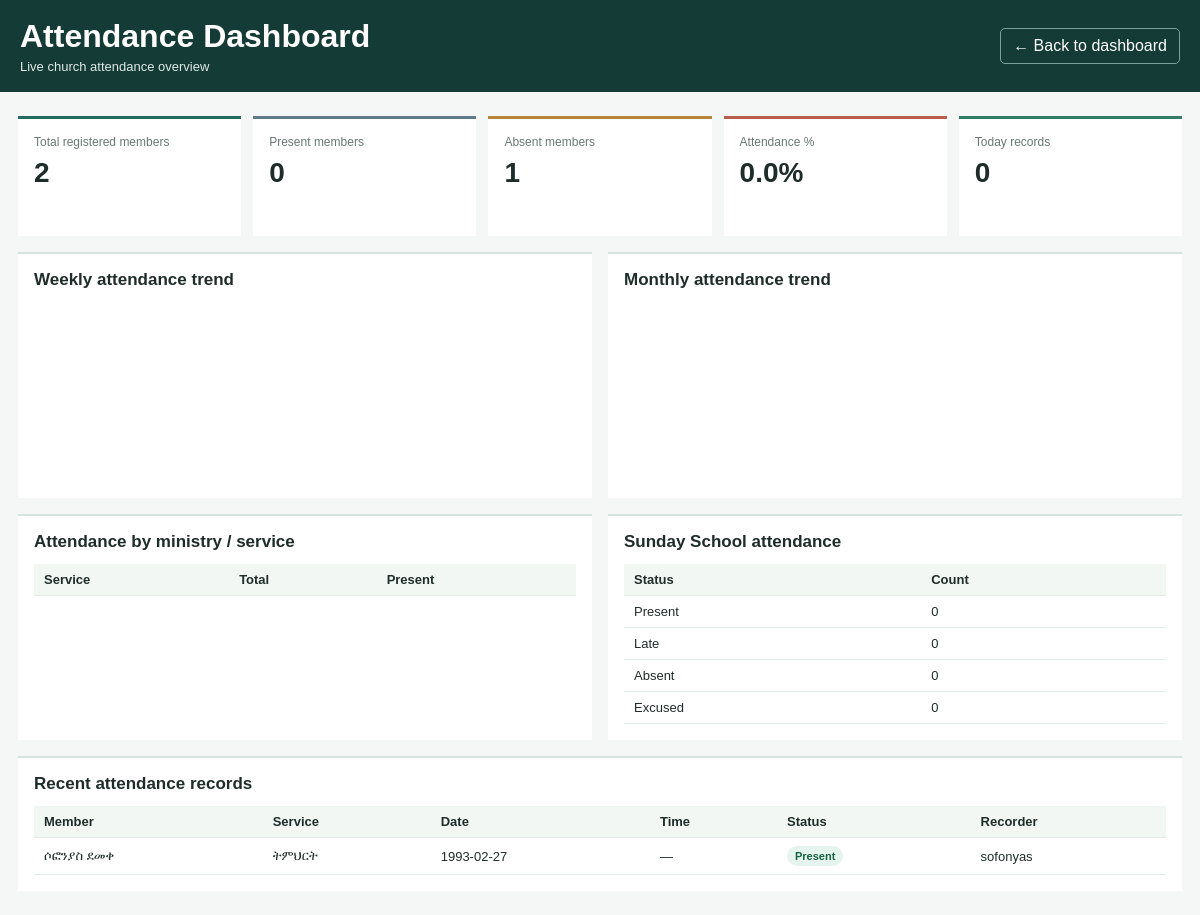
The app's page /admin_attendance_dashboard.php (signed in) with its own data.
### tables this page shows
CREATE TABLE `church_attendance` (
  `id` bigint(20) unsigned NOT NULL AUTO_INCREMENT,
  `member_id` int(10) unsigned NOT NULL,
  `service_name` varchar(120) NOT NULL,
  `event_type` varchar(80) DEFAULT NULL,
  `service_date` date NOT NULL,
  `checkin_time` time DEFAULT NULL,
  `attendance_status` enum('present','absent','late') NOT NULL DEFAULT 'present',
  `attendance_method` enum('manual','qr') NOT NULL DEFAULT 'manual',
  `notes` varchar(500) DEFAULT NULL,
  `recorded_by` varchar(100) DEFAULT NULL,
  `created_at` datetime NOT NULL DEFAULT current_timestamp(),
  PRIMARY KEY (`id`),
  UNIQUE KEY `uq_church_attendance_service` (`member_id`,`service_date`,`service_name`),
  KEY `idx_church_attendance_date` (`service_date`),
  CONSTRAINT `fk_church_attendance_member` FOREIGN KEY (`member_id`) REFERENCES `church_members` (`id`) ON DELETE CASCADE
);

CREATE TABLE `church_members` (
  `id` int(10) unsigned NOT NULL AUTO_INCREMENT,
  `member_number` varchar(30) NOT NULL,
  `verification_token` char(64) DEFAULT NULL,
  `full_name` varchar(180) NOT NULL,
  `phone` varchar(40) DEFAULT NULL,
  `email` varchar(190) DEFAULT NULL,
  `gender` varchar(30) DEFAULT NULL,
  `address` varchar(255) DEFAULT NULL,
  `birth_date` date DEFAULT NULL,
  `photo_path` varchar(255) DEFAULT NULL,
  `family_id` int(10) unsigned DEFAULT NULL,
  `branch_id` int(10) unsigned DEFAULT NULL,
  `class_group` varchar(100) DEFAULT NULL,
  `service_group` varchar(100) DEFAULT NULL,
  `joined_on` date NOT NULL,
  `status` enum('active','inactive') NOT NULL DEFAULT 'active',
  `created_at` datetime NOT NULL DEFAULT current_timestamp(),
  `updated_at` datetime NOT NULL DEFAULT current_timestamp() ON UPDATE current_timestamp(),
  PRIMARY KEY (`id`),
  UNIQUE KEY `uq_church_member_number` (`member_number`),
  UNIQUE KEY `uq_church_member_verification_token` (`verification_token`),
  KEY `idx_church_members_status` (`status`),
  KEY `idx_church_members_name` (`full_name`),
  KEY `idx_church_members_family` (`family_id`),
  KEY `idx_church_members_branch` (`branch_id`),
  CONSTRAINT `fk_church_member_branch` FOREIGN KEY (`branch_id`) REFERENCES `church_branches` (`id`) ON DELETE SET NULL,
  CONSTRAINT `fk_church_member_family` FOREIGN KEY (`family_id`) REFERENCES `church_families` (`id`) ON DELETE SET NULL
);

### db.php (called while the page is built, shortened)
<?php
if (!function_exists('safe')) {
    function safe($value): string
    {
        if (is_scalar($value)) {
            return htmlspecialchars((string)$value, ENT_QUOTES, 'UTF-8');
        }
        return '';
    }
}

### admin_attendance_dashboard.php (the view, shortened to what this page needs)
<?php
require_once __DIR__ . '/db.php';
require_once __DIR__ . '/management_schema.php';
$totalRegisteredMembers = (int)$pdo->query('SELECT COUNT(*) FROM church_members')->fetchColumn();
$activeMembers = (int)$pdo->query("SELECT COUNT(*) FROM church_members WHERE status = 'active'")->fetchColumn();
$presentMembers = (int)$pdo->query("SELECT COUNT(DISTINCT member_id) FROM church_attendance WHERE service_date = CURDATE() AND attendance_status IN ('present','late')")->fetchColumn();
$absentMembers = max(0, $activeMembers - $presentMembers);
$attendancePercentage = $activeMembers > 0 ? round(($presentMembers / $activeMembers) * 100, 1) : 0.0;
$todayAttendanceRecords = (int)$pdo->query('SELECT COUNT(*) FROM church_attendance WHERE service_date = CURDATE()')->fetchColumn();
$recentAttendance = $pdo->query('SELECT a.service_name, a.service_date, a.attendance_status, a.checkin_time, a.recorded_by, m.full_name FROM church_attendance a JOIN church_members m ON m.id = a.member_id ORDER BY a.service_date DESC, a.id DESC LIMIT 8')->fetchAll(PDO::FETCH_ASSOC);
?>
<!DOCTYPE html>
<html lang="en">
<head>
</head>
<body>
<header class="topbar">
    <div><h1 style="margin:0">Attendance Dashboard</h1><div style="font-size:13px;color:#dfeae7;margin-top:4px">Live church attendance overview</div></div>
    <a href="admin_management_dashboard.php">← Back to dashboard</a>
</header>
<main class="wrap">
    <div class="cards">
        <div class="card"><span>Total registered members</span><strong><?php echo number_format($totalRegisteredMembers); ?></strong></div>
        <div class="card"><span>Present members</span><strong><?php echo number_format($presentMembers); ?></strong></div>
        <div class="card"><span>Absent members</span><strong><?php echo number_format($absentMembers); ?></strong></div>
        <div class="card"><span>Attendance %</span><strong><?php echo number_format($attendancePercentage, 1); ?>%</strong></div>
        <div class="card"><span>Today records</span><strong><?php echo number_format($todayAttendanceRecords); ?></strong></div>
    </div>
    <div class="grid">
        <section class="panel">
            <h3>Weekly attendance trend</h3>
            <div class="bar-wrap">
            </div>
        </section>
        <section class="panel">
            <h3>Monthly attendance trend</h3>
            <div class="bar-wrap">
            </div>
        </section>
    </div>
    <div class="grid">
        <section class="panel">
            <h3>Attendance by ministry / service</h3>
            <div class="table-wrap">
                <table class="table">
                    <thead><tr><th>Service</th><th>Total</th><th>Present</th></tr></thead>
                </table>
            </div>
        </section>
        <section class="panel">
            <h3>Sunday School attendance</h3>
            <div class="table-wrap">
                <table class="table">
                    <thead><tr><th>Status</th><th>Count</th></tr></thead>
                    <tbody>
                        <?php foreach (['present','late','absent','excused'] as $status):
                            $count = 0;
                        ?>
                            <tr><td><?php echo ucfirst($status); ?></td><td><?php echo number_format($count); ?></td></tr>
                        <?php endforeach; ?>
                    </tbody>
                </table>
            </div>
        </section>
    </div>
    <section class="panel" style="margin-top:16px;">
        <h3>Recent attendance records</h3>
        <div class="table-wrap">
            <table class="table">
                <thead><tr><th>Member</th><th>Service</th><th>Date</th><th>Time</th><th>Status</th><th>Recorder</th></tr></thead>
                <tbody>
                    <?php foreach ($recentAttendance as $row): ?>
                        <tr>
                            <td><?php echo safe($row['full_name']); ?></td>
                            <td><?php echo safe($row['service_name']); ?></td>
                            <td><?php echo safe($row['service_date']); ?></td>
                            <td><?php echo safe($row['checkin_time'] ?? '—'); ?></td>
                            <td><span class="chip <?php echo $row['attendance_status'] === 'absent' ? 'alt' : ''; ?>"><?php echo ucfirst(safe($row['attendance_status'])); ?></span></td>
                            <td><?php echo safe($row['recorded_by'] ?? '—'); ?></td>
                        </tr>
                    <?php endforeach; ?>
                </tbody>
            </table>
        </div>
    </section>
</main>
</body>
</html>

### admin_attendance_dashboard.php (style rules this page uses)
* { box-sizing:border-box }
body { margin:0;background:#f4f7f5;color:#1f2d2a;font-family:Arial,sans-serif }
.topbar { background:#143b36;color:#fff;padding:18px max(20px,calc((100% - 1200px)/2));display:flex;justify-content:space-between;align-items:center;gap:16px }
.topbar a { color:#fff;text-decoration:none;border:1px solid #7aa19a;padding:8px 12px;border-radius:5px }
.wrap { max-width:1200px;margin:24px auto;padding:0 18px }
.cards { display:grid;grid-template-columns:repeat(5,minmax(0,1fr));gap:12px }
.card { background:#fff;padding:16px;border-top:3px solid #236c5e;min-height:120px }
.card:nth-child(2) { border-top-color:#607b8a }
.card:nth-child(3) { border-top-color:#b6853b }
.card:nth-child(4) { border-top-color:#b85e4a }
.card:nth-child(5) { border-top-color:#327b66 }
.card span { display:block;color:#687874;font-size:12px }
.card strong { display:block;font-size:28px;margin-top:8px }
.grid { display:grid;grid-template-columns:repeat(2,minmax(0,1fr));gap:16px;margin-top:16px }
.panel { background:#fff;padding:16px;border-top:2px solid #d7e2dc }
.panel h3 { margin:0 0 12px;font-size:17px }
.bar-wrap { display:grid;grid-template-columns:repeat(auto-fit,minmax(36px,1fr));gap:8px;align-items:end;height:180px }
.table-wrap { overflow:auto }
.table { width:100%;border-collapse:collapse;font-size:13px }
.table th,.table td { padding:8px 10px;border-bottom:1px solid #e3ebe7;text-align:left }
.table th { background:#f3f7f4 }
.chip { display:inline-block;padding:4px 8px;border-radius:999px;background:#e5f4ec;color:#176244;font-size:11px;font-weight:700 }

### records on screen
church_attendance: member.full_name "ሶፎንያስ ደመቀ", service_name "ትምህርት", service_date "1993-02-27", checkin_time "—", attendance_status "Present", recorded_by "sofonyas"

### other values on screen
$totalRegisteredMembers "2"
$presentMembers "0"
$absentMembers "1"
$attendancePercentage "0.0"
$todayAttendanceRecords "0"
$status "Present"
$count "0"
$status "Late"
$status "Absent"
$status "Excused"
